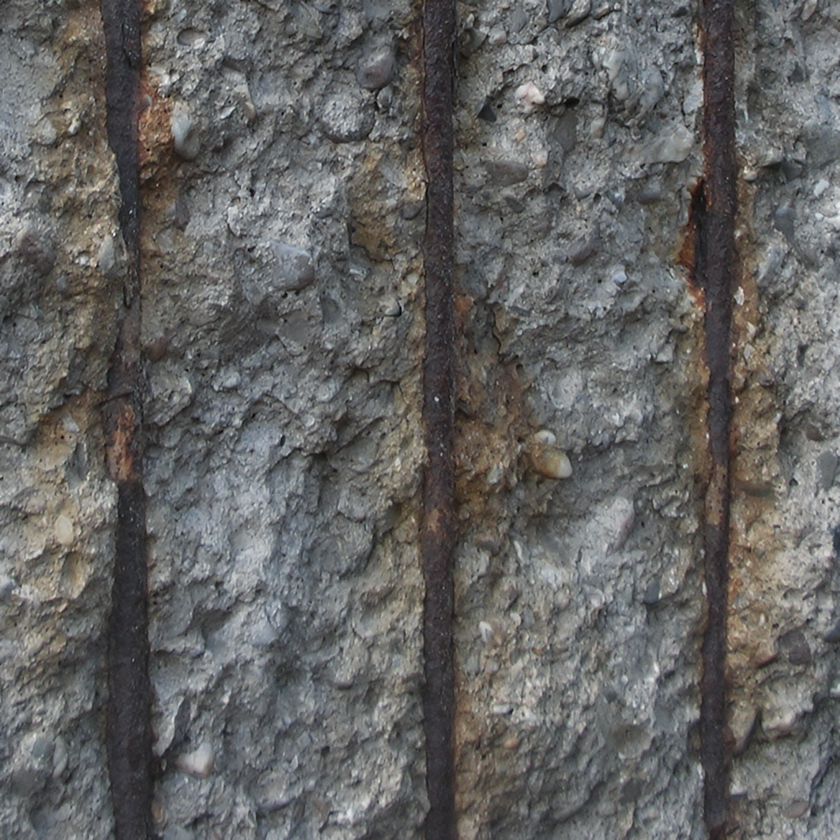
#> input picture dataset/images/009.png, 840 x 840 px, shrunk from 1024 x 1024 before the run; its folder holds only this picture in this run
$ python run.py
#> lines starting #> are read from the running program, lines starting #| are printed output that depends on the picture; after the words box and inside, x2 and y2 are one past the last pixel; in counts of white or black regions, pixels touching at a corner belong together
### rust_defect/pipeline.py
"""
pipeline.py

This file contains the main rust segmentation logic.
I keep the core image processing here so it is easy to follow.
"""

from __future__ import annotations

from dataclasses import dataclass
from typing import Dict, Optional, Tuple

import cv2
import numpy as np
import matplotlib.pyplot as plt
from skimage.morphology import remove_small_objects, binary_closing, disk


@dataclass
class RustParams:
    """
    Small parameter container (not over-engineered).
    I only store the knobs I actually tune in experiments.
    """
    cr_threshold: Optional[int] = None     # If None, I use percentile threshold
    cr_percentile: float = 85.0
    y_threshold: int = 75

    min_object_size: int = 100
    closing_kernel_size: int = 7


class RustDetector:
    """
    Rust = (Cr is high) AND (Y is low) in YCrCb space.
    Then I clean the mask with morphology.
    """

    def __init__(self, params: RustParams) -> None:
        self.p = params
        self._kernel = disk(self.p.closing_kernel_size)

    # ---------- core channels ----------
    @staticmethod
    def extract_y_cr_channels(bgr_image: np.ndarray) -> Tuple[np.ndarray, np.ndarray]:
        """
        I convert BGR -> YCrCb and take:
        - Y: brightness
        - Cr: red chroma channel (rust tends to push this higher)
        """
        ycrcb = cv2.cvtColor(bgr_image, cv2.COLOR_BGR2YCR_CB)
        y = ycrcb[:, :, 0]
        cr = ycrcb[:, :, 1]
        return cr, y

    # ---------- raw mask ----------
    def build_raw_mask(self, cr_channel: np.ndarray, y_channel: np.ndarray) -> Tuple[np.ndarray, float]:
        """
        Rule-based segmentation:
        - Cr > threshold  (red-ish)
        - Y  < y_threshold (darker)
        """
        if self.p.cr_threshold is None:
            actual_cr_thr = float(np.percentile(cr_channel, self.p.cr_percentile))
        else:
            actual_cr_thr = float(self.p.cr_threshold)

        cr_mask = (cr_channel > actual_cr_thr).astype(np.uint8) * 255
        y_mask = (y_channel < self.p.y_threshold).astype(np.uint8) * 255

        raw = cv2.bitwise_and(cr_mask, y_mask)
        return raw, actual_cr_thr

    # ---------- refinement ----------
    def refine_mask(self, mask_255: np.ndarray) -> np.ndarray:
        """
        I remove small noise and fill tiny holes.
        This improves stability in batch evaluation.
        """
        mask_bool = mask_255 > 0
        closed = binary_closing(mask_bool, self._kernel)
        cleaned = remove_small_objects(closed, min_size=self.p.min_object_size)
        return (cleaned.astype(np.uint8) * 255)

    # ---------- one-image processing ----------
    def process_image(self, bgr: np.ndarray) -> Dict:
        """
        I return a dict so that the runner can decide
        whether to evaluate, visualize, or save stuff.
        """
        cr, y = self.extract_y_cr_channels(bgr)
        raw_mask, actual_cr_thr = self.build_raw_mask(cr, y)
        final_mask = self.refine_mask(raw_mask)

        return {
            "image": bgr,
            "cr_channel": cr,
            "y_channel": y,
            "raw_mask": raw_mask,
            "final_mask": final_mask,
            "actual_cr_threshold": actual_cr_thr,
        }


# [62 lines left out: function visualize_result, not called in this run]

### rust_defect/eval_utils.py
"""
eval_utils.py

This file has evaluation + reporting helpers.
I separate it so the processing code stays clean.
"""

from __future__ import annotations

from pathlib import Path
from typing import Dict, List, Optional, Union

import numpy as np

try:
    import pandas as pd
    PANDAS_AVAILABLE = True
except ImportError:
    pd = None
    PANDAS_AVAILABLE = False


# ---------- basic scores ----------
def compute_area_ratio(mask_255: np.ndarray) -> float:
    """Percent of pixels detected as rust."""
    return float((np.sum(mask_255 > 0) / mask_255.size) * 100.0)

def degradation_score(rust_ratio: float) -> float:
    """
    Simple score: map rust ratio to 0..100.
    (I keep it simple for a course project.)
    """
    rust_ratio_norm = min(rust_ratio / 100.0, 1.0)
    return float(np.clip(rust_ratio_norm * 100.0, 0.0, 100.0))

def evaluate(pred_mask_255: np.ndarray, gt_mask_255: np.ndarray) -> Dict[str, float]:
    """
    Standard binary segmentation metrics.
    """
    pred = (pred_mask_255 > 127).astype(np.uint8)
    gt = (gt_mask_255 > 127).astype(np.uint8)

    intersection = int(np.logical_and(pred, gt).sum())
    union = int(np.logical_or(pred, gt).sum())

    pred_sum = int(pred.sum())
    gt_sum = int(gt.sum())

    iou = (intersection / union) if union > 0 else 0.0
    dice = (2.0 * intersection / (pred_sum + gt_sum)) if (pred_sum + gt_sum) > 0 else 0.0

    fp = int(np.logical_and(pred == 1, gt == 0).sum())
    fn = int(np.logical_and(pred == 0, gt == 1).sum())
    tp = intersection

    precision = (tp / (tp + fp)) if (tp + fp) > 0 else 0.0
    recall = (tp / (tp + fn)) if (tp + fn) > 0 else 0.0

    return {
        "iou": float(iou),
        "dice": float(dice),
        "precision": float(precision),
        "recall": float(recall),
    }


# ---------- saving ----------
def to_dataframe(rows: List[Dict]) -> Union[List[Dict], "object"]:
    if PANDAS_AVAILABLE:
        return pd.DataFrame(rows)
    return rows

def save_csv(results: Union[List[Dict], "object"], csv_path: Path) -> None:
    csv_path.parent.mkdir(parents=True, exist_ok=True)
    if hasattr(results, "to_csv"):
        results.to_csv(csv_path, index=False, encoding="utf-8")
        print(f"[OK] CSV saved: {csv_path}")
    else:
        # If pandas not installed, I skip CSV to avoid messy custom writer here.
        print("[WARN] pandas not installed -> CSV export skipped.")
        print("       Install with: pip install pandas")

def generate_report(results: Union[List[Dict], "object"], txt_path: Path) -> None:
    """
    I write a readable TXT report for my instructor.
    """
    txt_path.parent.mkdir(parents=True, exist_ok=True)

    # Normalize to list[dict]
    if hasattr(results, "to_dict"):
        rows = results.to_dict("records")
    else:
        rows = results if isinstance(results, list) else []

    total = len(rows)
    avg_rust = float(sum(r["rust_ratio"] for r in rows) / total) if total else 0.0
    avg_score = float(sum(r["degradation_score"] for r in rows) / total) if total else 0.0

    metric_rows = [r for r in rows if r.get("iou") is not None]
    has_metrics = len(metric_rows) > 0

    def _avg(key: str) -> Optional[float]:
        vals = [r[key] for r in metric_rows if r.get(key) is not None]
        if not vals:
            return None
        return float(sum(vals) / len(vals))

    lines: List[str] = []
    lines += [
        "=" * 80,
        "RUST DEFECT SEGMENTATION REPORT",
        "=" * 80,
        "",
        f"Total images: {total}",
        f"Average Rust Ratio: {avg_rust:.2f}%",
        f"Average Degradation Score: {avg_score:.2f}/100",
        "",
    ]

    if has_metrics:
        lines += [
            "-" * 80,
            "METRICS (images with ground truth)",
            "-" * 80,
            f"Average IoU: {_avg('iou'):.4f}",
            f"Average Dice: {_avg('dice'):.4f}",
            f"Average Precision: {_avg('precision'):.4f}",
            f"Average Recall: {_avg('recall'):.4f}",
            "",
        ]

    lines += [
        "-" * 80,
        "PER-IMAGE RESULTS",
        "-" * 80,
        "",
    ]

    for r in rows:
        lines.append(f"Image: {r['image_name']}")
        lines.append(f"  Rust Ratio: {r['rust_ratio']:.2f}%")
        lines.append(f"  Degradation Score: {r['degradation_score']:.2f}/100")
        if r.get("iou") is not None:
            lines.append(f"  IoU: {r['iou']:.4f}")
            lines.append(f"  Dice: {r['dice']:.4f}")
            lines.append(f"  Precision: {r['precision']:.4f}")
            lines.append(f"  Recall: {r['recall']:.4f}")
        lines.append("")

    lines.append("=" * 80)

    txt_path.write_text("\n".join(lines), encoding="utf-8")
    print(f"[OK] Report saved: {txt_path}")

### rust_defect/run.py
"""
run.py

This is the only entry point I run.
It reads images/masks from the dataset folder, runs the pipeline,
and saves CSV + TXT report under outputs/.
"""

from __future__ import annotations

from pathlib import Path
from typing import List, Optional

import cv2
import numpy as np

from pipeline import RustParams, RustDetector, visualize_result
from eval_utils import (
    compute_area_ratio,
    degradation_score,
    evaluate,
    to_dataframe,
    save_csv,
    generate_report,
)

# ----------------------------
# Dataset path (fixed as requested)
# ----------------------------
DATASET_ROOT = Path(r"C:\Users\Medine\Desktop\rust-defect-segmentation\dataset")
IMAGES_DIR = DATASET_ROOT / "images"
MASKS_DIR = DATASET_ROOT / "masks"

# ----------------------------
# Outputs
# ----------------------------
OUTPUTS_DIR = Path("outputs")
CSV_PATH = OUTPUTS_DIR / "rust_detection_results.csv"
REPORT_PATH = OUTPUTS_DIR / "rust_detection_report.txt"
VIZ_DIR = OUTPUTS_DIR / "viz"


def list_images(images_dir: Path) -> List[Path]:
    exts = {".png", ".jpg", ".jpeg"}
    files = [p for p in images_dir.iterdir() if p.suffix.lower() in exts]
    files = sorted(files)
    if not files:
        raise FileNotFoundError(f"No images found in: {images_dir}")
    return files


def match_mask(image_path: Path) -> Optional[Path]:
    """
    I keep mask matching flexible:
    - same name in masks/
    - or stem + _mask.png
    """
    cand1 = MASKS_DIR / image_path.name
    cand2 = MASKS_DIR / f"{image_path.stem}_mask.png"
    if cand1.exists():
        return cand1
    if cand2.exists():
        return cand2
    return None


def read_bgr(path: Path) -> np.ndarray:
    img = cv2.imread(str(path))
    if img is None:
        raise ValueError(f"Cannot load image: {path}")
    return img


def read_mask_255(path: Path) -> Optional[np.ndarray]:
    m = cv2.imread(str(path), cv2.IMREAD_GRAYSCALE)
    if m is None:
        return None
    return (m > 127).astype(np.uint8) * 255


def main() -> None:
    if not IMAGES_DIR.exists():
        raise FileNotFoundError(f"Images folder not found: {IMAGES_DIR}")

    # Parameters (edit here if I want to tune)
    params = RustParams(
        cr_threshold=None,       # None -> percentile threshold
        cr_percentile=85.0,
        y_threshold=75,
        min_object_size=100,
        closing_kernel_size=7,
    )

    detector = RustDetector(params)

    image_files = list_images(IMAGES_DIR)

    print("=" * 70)
    print(f"Dataset: {DATASET_ROOT}")
    print(f"Images found: {len(image_files)}")
    print("=" * 70)

    rows = []
    VIZ_DIR.mkdir(parents=True, exist_ok=True)

    # If you want visuals for a few samples, set this to True
    SAVE_SOME_VIS = False
    VIS_EVERY_N = 50  # save one visualization per N images (if SAVE_SOME_VIS is True)

    for idx, img_path in enumerate(image_files, start=1):
        print(f"[{idx}/{len(image_files)}] {img_path.name}")

        bgr = read_bgr(img_path)
#> in read_bgr, img is the input picture: shape (840, 840, 3); mean B, G, R 98.1, 99.2, 99.6
        result = detector.process_image(bgr)
#> in extract_y_cr_channels, `cr = ycrcb[:, :, 1]`:
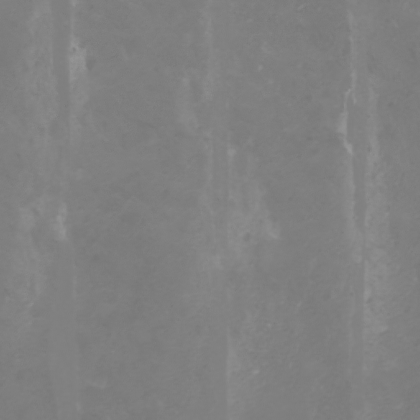
#> cr: shape (840, 840) (shown at 1/2 size); min 115, max 154, mean 128.3
#> in build_raw_mask, `actual_cr_thr = float(np.percentile(cr_channel, self.p.cr_percentile))`: actual_cr_thr = 132
#> in build_raw_mask, `cr_mask = (cr_channel > actual_cr_thr).astype(np.uint8) * 255`:
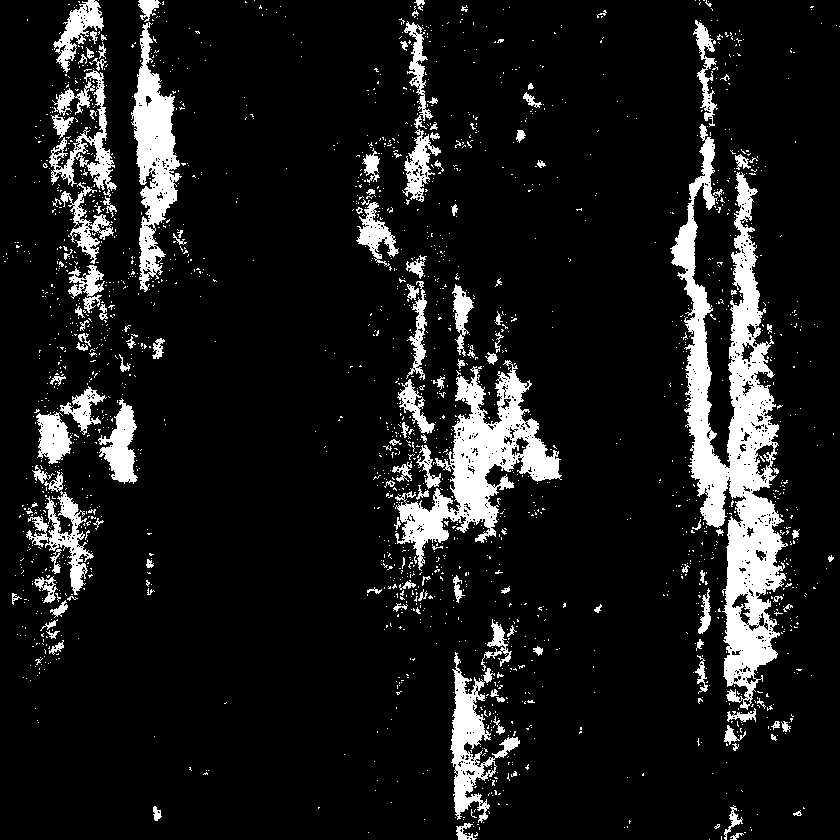
#> cr_mask: shape (840, 840); 10.6% white; 2048 white regions (1906 under 20 px), largest, box (x1, y1, x2, y2) and area: (670, 124, 788, 710) 23455, (395, 360, 562, 571) 10708, (131, 22, 182, 292) 5966
#> in build_raw_mask, `y_mask = (y_channel < self.p.y_threshold).astype(np.uint8) * 255`:
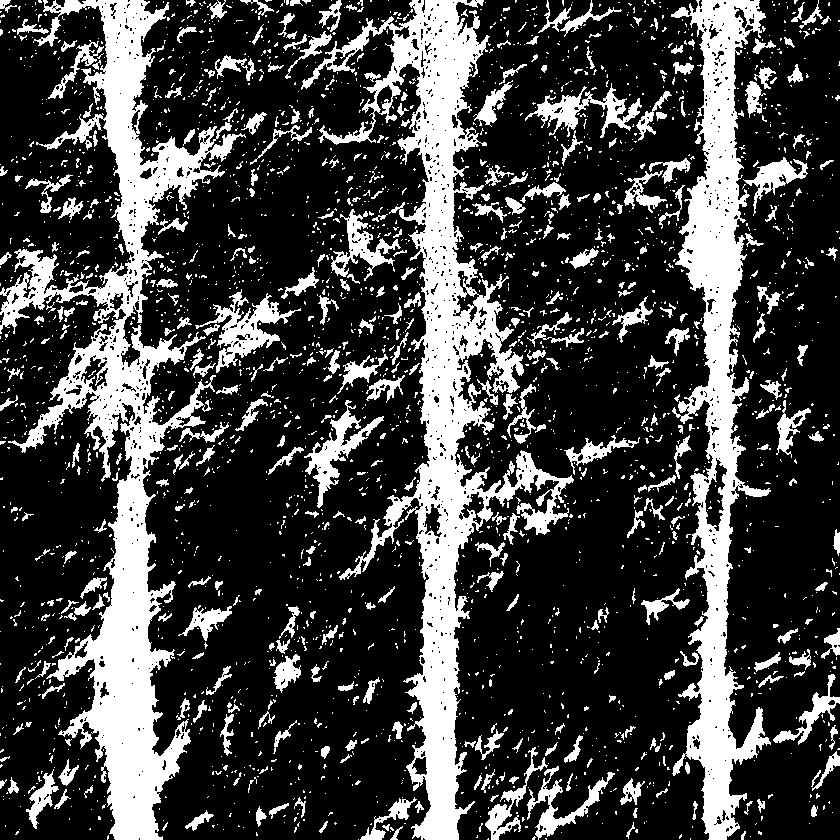
#> y_mask: shape (840, 840); 25.9% white; 2918 white regions (2476 under 20 px), largest, box (x1, y1, x2, y2) and area: (0, 0, 246, 840) 47223, (301, 0, 574, 840) 44267, (671, 0, 771, 840) 30172
#> in build_raw_mask, `raw = cv2.bitwise_and(cr_mask, y_mask)`:
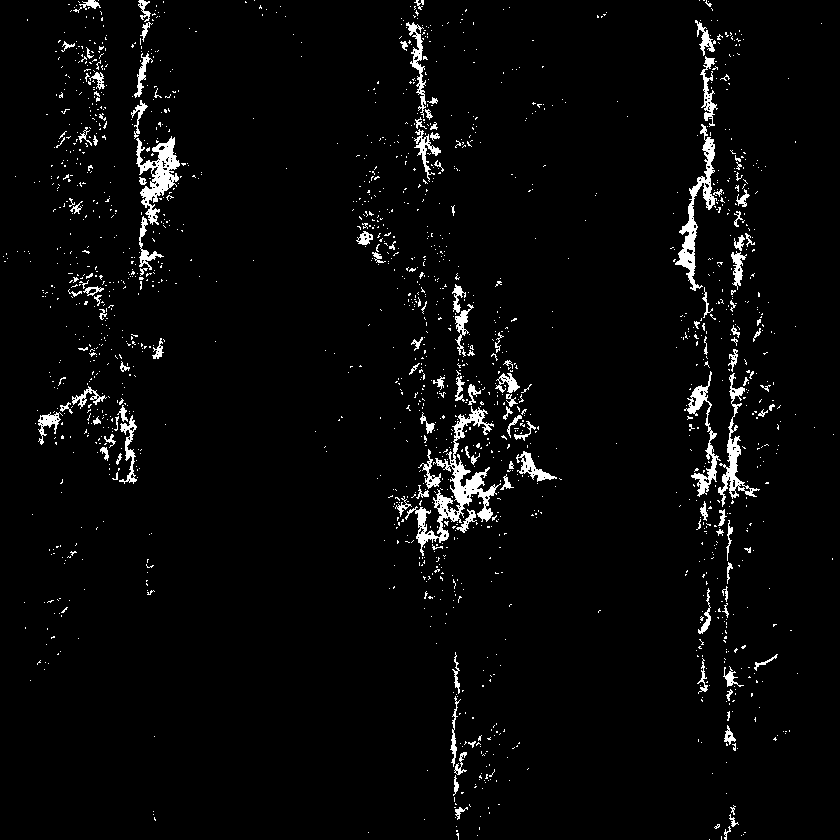
#> raw: shape (840, 840); 3.3% white; 1715 white regions (1582 under 20 px), largest, box (x1, y1, x2, y2) and area: (405, 406, 501, 556) 2734, (136, 136, 180, 225) 1535, (675, 124, 717, 291) 1534
#> in refine_mask, `cleaned = remove_small_objects(closed, min_size=self.p.min_object_size)`:
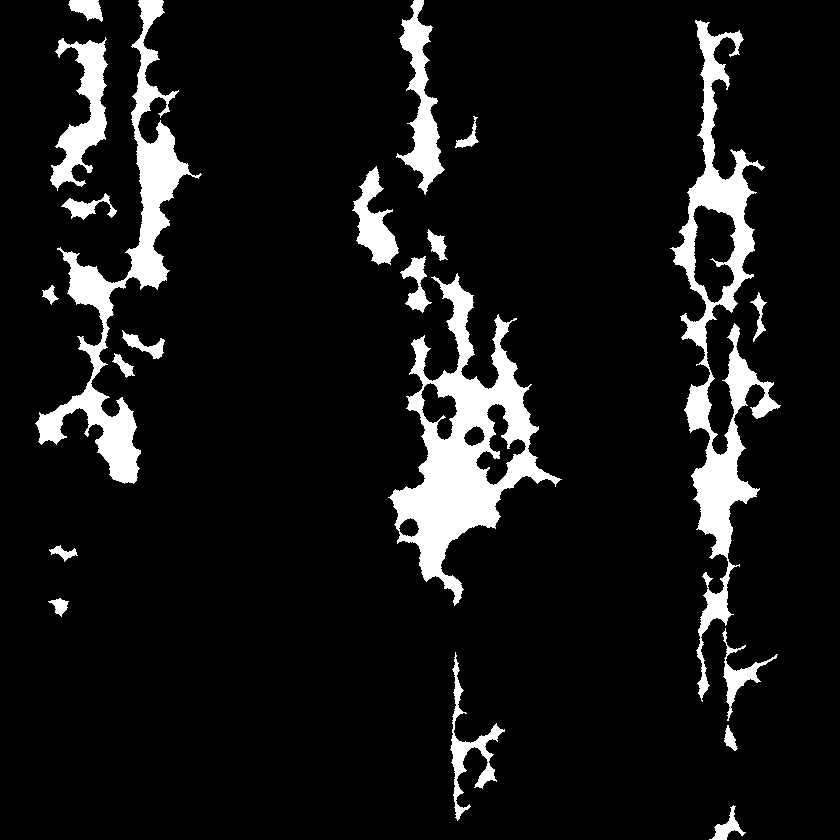
#> cleaned: shape (840, 840) bool; 9% white; 21 white regions, largest, box (x1, y1, x2, y2) and area: (388, 273, 562, 606) 17762, (670, 20, 781, 702) 16306, (35, 0, 202, 484) 13287
#> result = 6 items

        final_mask = result["final_mask"]
        rust_ratio = compute_area_ratio(final_mask)
#> rust_ratio = 9.05
        score = degradation_score(rust_ratio)
#> in degradation_score, `rust_ratio_norm = min(rust_ratio / 100.0, 1.0)`: rust_ratio_norm = 0.0905
#> score = 9.05

        # Evaluate if GT exists
        gt_path = match_mask(img_path)
        metrics = None
        if gt_path is not None:
            gt_mask = read_mask_255(gt_path)
#> in read_mask_255, `return (m > 127).astype(np.uint8) * 255`:
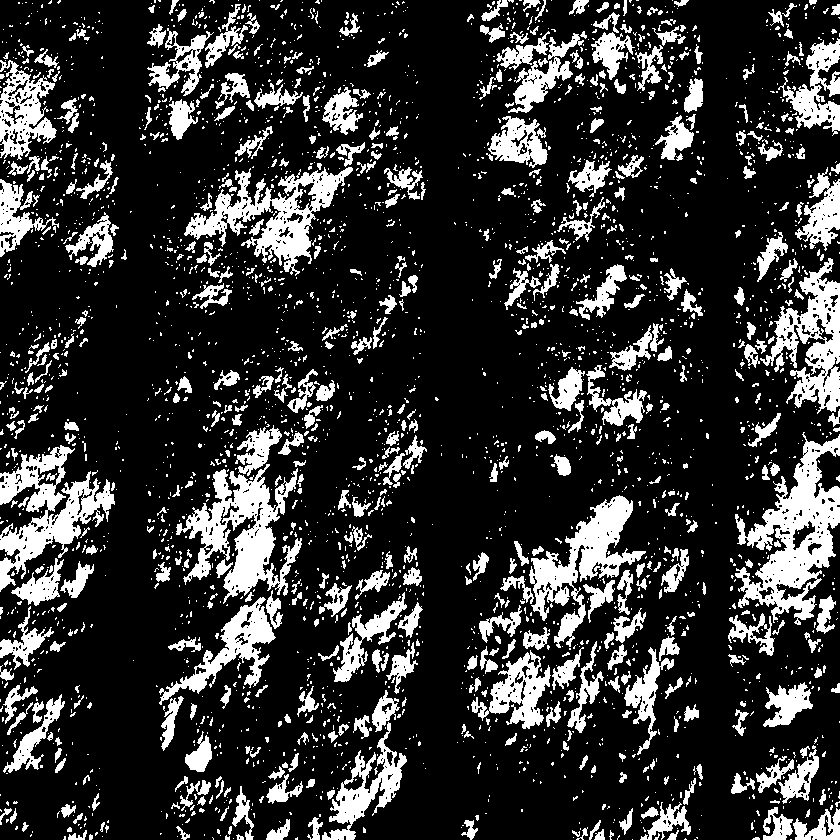
#> returned value: shape (840, 840); 20.3% white; 3236 white regions (2663 under 20 px), largest, box (x1, y1, x2, y2) and area: (735, 432, 840, 625) 8467, (176, 464, 302, 604) 7046, (0, 445, 115, 592) 6167
            if gt_mask is not None:
                metrics = evaluate(final_mask, gt_mask)
#> in evaluate, `intersection = int(np.logical_and(pred, gt).sum())`: intersection = 981
#> in evaluate, `union = int(np.logical_or(pred, gt).sum())`: union = 206214
#> in evaluate, `pred_sum = int(pred.sum())`: pred_sum = 63848
#> in evaluate, `gt_sum = int(gt.sum())`: gt_sum = 143347
#> in evaluate, `iou = (intersection / union) if union > 0 else 0.0`: iou = 0.00476
#> in evaluate, `dice = (2.0 * intersection / (pred_sum + gt_sum)) if (pred_sum + gt_su..`: dice = 0.00947
#> in evaluate, `fp = int(np.logical_and(pred == 1, gt == 0).sum())`: fp = 62867
#> in evaluate, `fn = int(np.logical_and(pred == 0, gt == 1).sum())`: fn = 142366
#> in evaluate, `tp = intersection`: tp = 981
#> in evaluate, `precision = (tp / (tp + fp)) if (tp + fp) > 0 else 0.0`: precision = 0.0154
#> in evaluate, `recall = (tp / (tp + fn)) if (tp + fn) > 0 else 0.0`: recall = 0.00684
#> metrics = {'iou': 0.00476, 'dice': 0.00947, 'precision': 0.0154, 'recall': 0.00684}

        row = {
            "image_name": img_path.name,
            "rust_ratio": rust_ratio,
            "degradation_score": score,
            "iou": metrics["iou"] if metrics else None,
            "dice": metrics["dice"] if metrics else None,
            "precision": metrics["precision"] if metrics else None,
            "recall": metrics["recall"] if metrics else None,
        }
#> row = {'image_name': '009.png', 'rust_ratio': 9.05, 'degradation_score': 9.05, 'iou': 0.00476, 'dice': 0.00947, 'precision': 0.0154, 'recall': 0.00684}
        rows.append(row)

        if metrics:
            print(f"   rust={rust_ratio:.2f}% | IoU={metrics['iou']:.4f} | P={metrics['precision']:.4f} | R={metrics['recall']:.4f}")
#|    rust=9.05% | IoU=0.0048 | P=0.0154 | R=0.0068
        else:
            print(f"   rust={rust_ratio:.2f}% (no GT found)")

        # Optional: save a visualization sometimes
        if SAVE_SOME_VIS and (idx % VIS_EVERY_N == 0):
            save_path = str(VIZ_DIR / f"{img_path.stem}_viz.png")
            visualize_result(result, y_threshold=params.y_threshold, metrics=metrics, save_path=save_path)

    # Save outputs
    OUTPUTS_DIR.mkdir(parents=True, exist_ok=True)

    results_obj = to_dataframe(rows)
#> results_obj = table of 1 rows and 7 columns
    save_csv(results_obj, CSV_PATH)
    generate_report(results_obj, REPORT_PATH)

    print("\nDone.")


if __name__ == "__main__":
    main()
